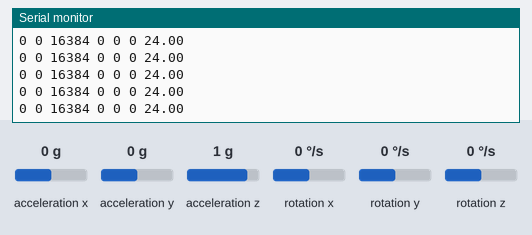
The sketch below on a simulated Arduino Uno, built with avr-gcc and run on an emulated ATmega328P. Shown: the last lines printed to the serial monitor. Wiring (inferred from the names in the program): MPU-6050 motion sensor at I2C address 0x68. The test bench sets the inputs (shaded band); at power-on: acceleration z 1 g, acceleration x 0 g, acceleration y 0 g, rotation x 0 °/s, rotation y 0 °/s, rotation z 0 °/s.

Above: at 1.2 s.
1.3 s: acceleration z set to -1.4 g
At 1.9 s:
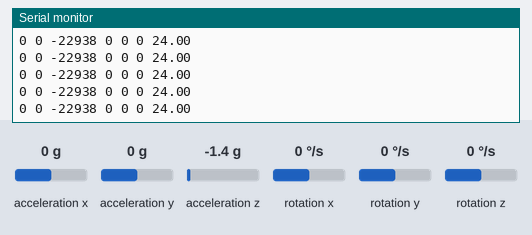
4.3 s: acceleration x set to -1.4 g
At 5.1 s:
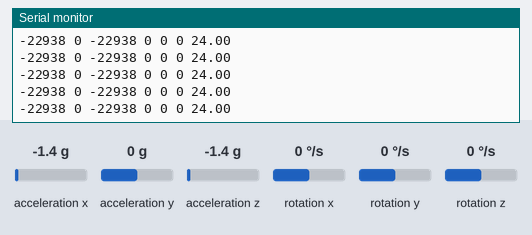
7.3 s: acceleration y set to -1.4 g
At 7.9 s:
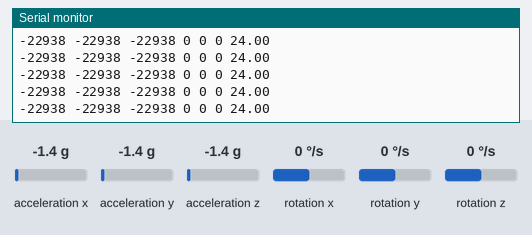
10.3 s: acceleration x set to 0 g
At 11.2 s:
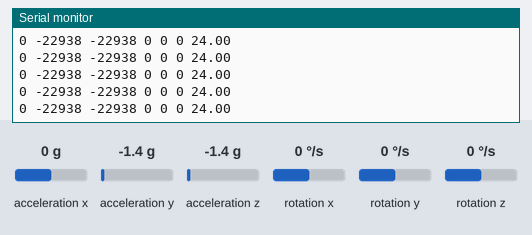
13.3 s: rotation x set to -192 °/s
At 14.1 s:
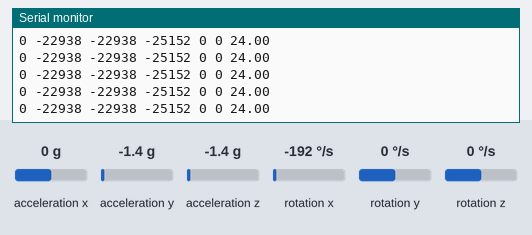
16.3 s: acceleration y set to 0 g
At 17.3 s:
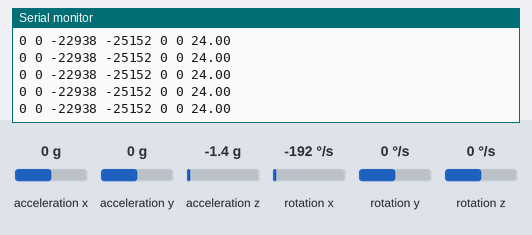

The sketch:

arduino_matlab.ino
```cpp
 #include<stdio.h> //*C
 #include<string.h> //*C
 #include<stdlib.h> //*C
 #include <Wire.h> //comunicação I2C

//Endereco I2C do MPU6050
const int MPU=0x68;  //pino aberto 0X68 , pino ligado em 3,3V 0x69

//Variaveis globais
int acelX,acelY,acelZ,temperatura,giroX,giroY,giroZ;

//configurações iniciais
void setup()
{

  Serial.begin(9600); //inicia a comunicação serial
  Wire.begin();                 //inicia I2C
  Wire.beginTransmission(MPU);  //Inicia transmissão para o endereço do MPU
  Wire.write(0x6B);

  //Inicializa o MPU-6050
  Wire.write(0);
  Wire.endTransmission(true);
}

//loop principal
void loop()
{
  Wire.beginTransmission(MPU);      //transmite
  Wire.write(0x3B);                 // Endereço 0x3B (ACCEL_XOUT_H)
  Wire.endTransmission(false);     //Finaliza transmissão

  Wire.requestFrom(MPU,14,true);   //requisita bytes

  //Armazena o valor dos sensores nas variaveis correspondentes
  acelX=Wire.read()<<8|Wire.read();  //0x3B (ACCEL_XOUT_H) & 0x3C (ACCEL_XOUT_L)
  acelY=Wire.read()<<8|Wire.read();  //0x3D (ACCEL_YOUT_H) & 0x3E (ACCEL_YOUT_L)
  acelZ=Wire.read()<<8|Wire.read();  //0x3F (ACCEL_ZOUT_H) & 0x40 (ACCEL_ZOUT_L)
  temperatura=Wire.read()<<8|Wire.read();  //0x41 (TEMP_OUT_H) & 0x42 (TEMP_OUT_L)
  giroX=Wire.read()<<8|Wire.read();  //0x43 (GYRO_XOUT_H) & 0x44 (GYRO_XOUT_L)
  giroY=Wire.read()<<8|Wire.read();  //0x45 (GYRO_YOUT_H) & 0x46 (GYRO_YOUT_L)
  giroZ=Wire.read()<<8|Wire.read();  //0x47 (GYRO_ZOUT_H) & 0x48 (GYRO_ZOUT_L)

  //Envia valores lidos do acelerômetro
  //Serial.print("Acel:");
  Serial.print(acelX);
  Serial.print(" ");Serial.print(acelY);
  Serial.print(" ");Serial.print(acelZ);

  //Envia valores lidos do giroscópio
 // Serial.print("\tGiro:");
  Serial.print(" ");Serial.print(giroX);
  Serial.print(" ");Serial.print(giroY);
  Serial.print(" ");Serial.print(giroZ);

  //Envia valor da temperatura em graus Celsius
  Serial.print(" ");
  Serial.print(temperatura/340.00+36.53);
  Serial.println(" ");
  //Aguarda 500 ms
 // delay(1000);
}
```

Measured:
- after the input at 1.3 s, the serial monitor: prints a new line after 0.08 s (image 1)
- after the input at 4.3 s, the serial monitor: prints a new line after 0.09 s (image 2)
- after the input at 7.3 s, the serial monitor: prints a new line after 0.09 s (image 3)
- after the input at 10.3 s, the serial monitor: prints a new line after 0.07 s (image 4)
- after the input at 13.3 s, the serial monitor: prints a new line after 0.10 s (image 5)
- after the input at 16.3 s, the serial monitor: prints a new line after 0.08 s (image 6)
